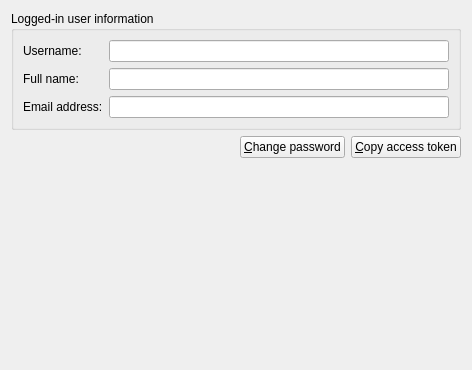
<?xml version="1.0" encoding="UTF-8"?>
<ui version="4.0">
 <class>UserPreferencesPageWidget</class>
 <widget class="QWidget" name="UserPreferencesPageWidget">
  <property name="geometry">
   <rect>
    <x>0</x>
    <y>0</y>
    <width>472</width>
    <height>370</height>
   </rect>
  </property>
  <property name="windowTitle">
   <string>User</string>
  </property>
  <layout class="QVBoxLayout" name="verticalLayout">
   <item>
    <widget class="QGroupBox" name="uiSettingsGroupBox">
     <property name="title">
      <string>Logged-in user information</string>
     </property>
     <layout class="QGridLayout" name="gridLayout">
      <item row="3" column="0">
       <widget class="QLabel" name="uiEmailLabel">
        <property name="text">
         <string>Email address:</string>
        </property>
       </widget>
      </item>
      <item row="2" column="0">
       <widget class="QLabel" name="uiFullNameLabel">
        <property name="text">
         <string>Full name:</string>
        </property>
       </widget>
      </item>
      <item row="0" column="0">
       <widget class="QLabel" name="uiUsernameLabel">
        <property name="text">
         <string>Username:</string>
        </property>
       </widget>
      </item>
      <item row="0" column="1">
       <widget class="QLineEdit" name="uiUsernameLineEdit">
        <property name="readOnly">
         <bool>true</bool>
        </property>
       </widget>
      </item>
      <item row="2" column="1">
       <widget class="QLineEdit" name="uiFullNameLineEdit">
        <property name="readOnly">
         <bool>true</bool>
        </property>
       </widget>
      </item>
      <item row="3" column="1">
       <widget class="QLineEdit" name="uiEmailLineEdit">
        <property name="readOnly">
         <bool>true</bool>
        </property>
       </widget>
      </item>
     </layout>
    </widget>
   </item>
   <item>
    <layout class="QHBoxLayout" name="horizontalLayout">
     <item>
      <spacer name="horizontalSpacer">
       <property name="orientation">
        <enum>Qt::Horizontal</enum>
       </property>
       <property name="sizeHint" stdset="0">
        <size>
         <width>40</width>
         <height>20</height>
        </size>
       </property>
      </spacer>
     </item>
     <item>
      <widget class="QPushButton" name="uiChangePasswordPushButton">
       <property name="sizePolicy">
        <sizepolicy hsizetype="Maximum" vsizetype="Fixed">
         <horstretch>0</horstretch>
         <verstretch>0</verstretch>
        </sizepolicy>
       </property>
       <property name="text">
        <string>&amp;Change password</string>
       </property>
      </widget>
     </item>
     <item>
      <widget class="QPushButton" name="uiCopyAccessTokenPushButton">
       <property name="sizePolicy">
        <sizepolicy hsizetype="Maximum" vsizetype="Fixed">
         <horstretch>0</horstretch>
         <verstretch>0</verstretch>
        </sizepolicy>
       </property>
       <property name="text">
        <string>&amp;Copy access token</string>
       </property>
      </widget>
     </item>
    </layout>
   </item>
   <item>
    <spacer name="spacer">
     <property name="orientation">
      <enum>Qt::Vertical</enum>
     </property>
     <property name="sizeHint" stdset="0">
      <size>
       <width>20</width>
       <height>5</height>
      </size>
     </property>
    </spacer>
   </item>
  </layout>
 </widget>
 <resources/>
 <connections/>
</ui>
